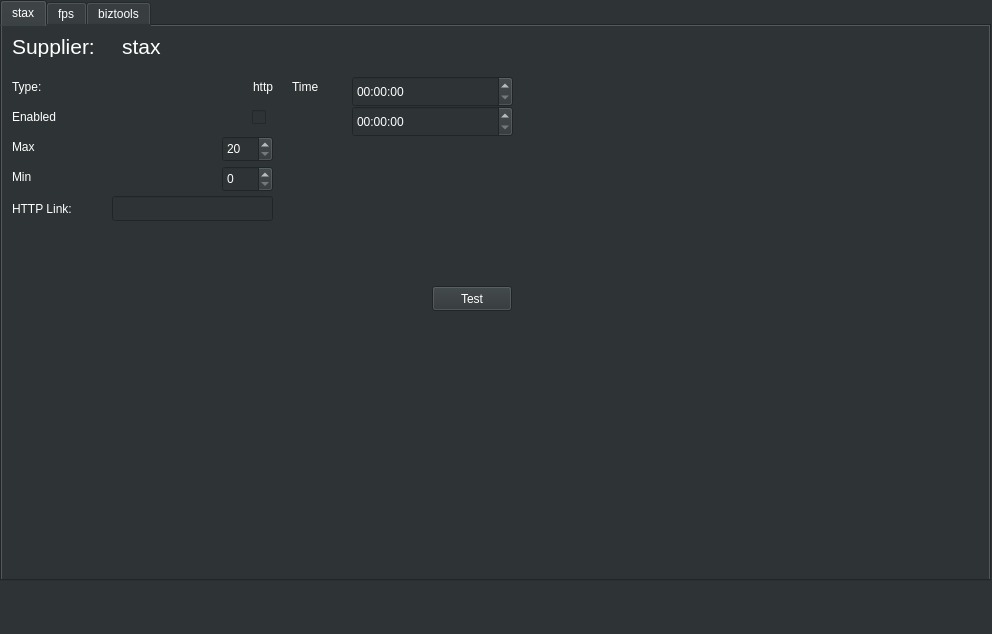
<?xml version="1.0" encoding="UTF-8"?>
<ui version="4.0">
 <class>MainWindow</class>
 <widget class="QMainWindow" name="MainWindow">
  <property name="geometry">
   <rect>
    <x>0</x>
    <y>0</y>
    <width>992</width>
    <height>634</height>
   </rect>
  </property>
  <property name="windowTitle">
   <string>MainWindow</string>
  </property>
  <property name="styleSheet">
   <string notr="true">background-color: rgb(46, 52, 54);
color: rgb(255, 255, 255);</string>
  </property>
  <widget class="QWidget" name="centralwidget">
   <widget class="QTabWidget" name="tabWidget">
    <property name="geometry">
     <rect>
      <x>0</x>
      <y>0</y>
      <width>991</width>
      <height>581</height>
     </rect>
    </property>
    <property name="sizePolicy">
     <sizepolicy hsizetype="Fixed" vsizetype="Fixed">
      <horstretch>0</horstretch>
      <verstretch>0</verstretch>
     </sizepolicy>
    </property>
    <property name="currentIndex">
     <number>0</number>
    </property>
    <widget class="QWidget" name="tabstax">
     <property name="accessibleName">
      <string/>
     </property>
     <attribute name="title">
      <string>stax</string>
     </attribute>
     <widget class="QLabel" name="lbl_supplier">
      <property name="geometry">
       <rect>
        <x>10</x>
        <y>10</y>
        <width>91</width>
        <height>21</height>
       </rect>
      </property>
      <property name="font">
       <font>
        <pointsize>16</pointsize>
       </font>
      </property>
      <property name="text">
       <string>Supplier:</string>
      </property>
     </widget>
     <widget class="QTimeEdit" name="time_schedule">
      <property name="geometry">
       <rect>
        <x>350</x>
        <y>50</y>
        <width>161</width>
        <height>31</height>
       </rect>
      </property>
     </widget>
     <widget class="QLineEdit" name="lne_user">
      <property name="geometry">
       <rect>
        <x>110</x>
        <y>170</y>
        <width>161</width>
        <height>25</height>
       </rect>
      </property>
     </widget>
     <widget class="QSpinBox" name="spn_max">
      <property name="geometry">
       <rect>
        <x>220</x>
        <y>110</y>
        <width>51</width>
        <height>26</height>
       </rect>
      </property>
      <property name="minimum">
       <number>20</number>
      </property>
     </widget>
     <widget class="QLabel" name="lbl_min">
      <property name="geometry">
       <rect>
        <x>10</x>
        <y>140</y>
        <width>31</width>
        <height>21</height>
       </rect>
      </property>
      <property name="text">
       <string>Min</string>
      </property>
     </widget>
     <widget class="QLabel" name="lbl_t">
      <property name="geometry">
       <rect>
        <x>10</x>
        <y>50</y>
        <width>67</width>
        <height>21</height>
       </rect>
      </property>
      <property name="text">
       <string>Type: </string>
      </property>
     </widget>
     <widget class="QLabel" name="lbl_max">
      <property name="geometry">
       <rect>
        <x>10</x>
        <y>110</y>
        <width>31</width>
        <height>21</height>
       </rect>
      </property>
      <property name="text">
       <string>Max</string>
      </property>
     </widget>
     <widget class="QPushButton" name="btn_test">
      <property name="geometry">
       <rect>
        <x>430</x>
        <y>260</y>
        <width>80</width>
        <height>25</height>
       </rect>
      </property>
      <property name="text">
       <string>Test</string>
      </property>
     </widget>
     <widget class="QSpinBox" name="spn_min">
      <property name="geometry">
       <rect>
        <x>220</x>
        <y>140</y>
        <width>51</width>
        <height>26</height>
       </rect>
      </property>
     </widget>
     <widget class="QCheckBox" name="chk_supplier_enabled">
      <property name="geometry">
       <rect>
        <x>250</x>
        <y>80</y>
        <width>16</width>
        <height>23</height>
       </rect>
      </property>
      <property name="text">
       <string/>
      </property>
     </widget>
     <widget class="QLabel" name="lbl_time">
      <property name="geometry">
       <rect>
        <x>290</x>
        <y>50</y>
        <width>51</width>
        <height>21</height>
       </rect>
      </property>
      <property name="text">
       <string>Time</string>
      </property>
     </widget>
     <widget class="QLabel" name="lbl_enabled">
      <property name="geometry">
       <rect>
        <x>10</x>
        <y>80</y>
        <width>67</width>
        <height>21</height>
       </rect>
      </property>
      <property name="text">
       <string>Enabled</string>
      </property>
     </widget>
     <widget class="QTimeEdit" name="time_schedule_2">
      <property name="geometry">
       <rect>
        <x>350</x>
        <y>80</y>
        <width>161</width>
        <height>31</height>
       </rect>
      </property>
     </widget>
     <widget class="QLabel" name="lbl_s">
      <property name="geometry">
       <rect>
        <x>120</x>
        <y>10</y>
        <width>91</width>
        <height>21</height>
       </rect>
      </property>
      <property name="font">
       <font>
        <pointsize>16</pointsize>
       </font>
      </property>
      <property name="text">
       <string>stax</string>
      </property>
     </widget>
     <widget class="QLabel" name="lbl_http">
      <property name="geometry">
       <rect>
        <x>10</x>
        <y>174</y>
        <width>81</width>
        <height>17</height>
       </rect>
      </property>
      <property name="text">
       <string>HTTP Link:</string>
      </property>
     </widget>
     <widget class="QLabel" name="lbl_type">
      <property name="geometry">
       <rect>
        <x>210</x>
        <y>50</y>
        <width>61</width>
        <height>21</height>
       </rect>
      </property>
      <property name="text">
       <string>http</string>
      </property>
      <property name="alignment">
       <set>Qt::AlignRight|Qt::AlignTrailing|Qt::AlignVCenter</set>
      </property>
     </widget>
    </widget>
    <widget class="QWidget" name="tabfps">
     <attribute name="title">
      <string>fps</string>
     </attribute>
     <widget class="QLabel" name="lbl_s2">
      <property name="geometry">
       <rect>
        <x>10</x>
        <y>2</y>
        <width>91</width>
        <height>21</height>
       </rect>
      </property>
      <property name="font">
       <font>
        <pointsize>16</pointsize>
       </font>
      </property>
      <property name="text">
       <string>Supplier:</string>
      </property>
     </widget>
     <widget class="QLabel" name="lbl_min_2">
      <property name="geometry">
       <rect>
        <x>10</x>
        <y>132</y>
        <width>31</width>
        <height>21</height>
       </rect>
      </property>
      <property name="text">
       <string>Min</string>
      </property>
     </widget>
     <widget class="QLabel" name="lbl_time_2">
      <property name="geometry">
       <rect>
        <x>290</x>
        <y>40</y>
        <width>51</width>
        <height>21</height>
       </rect>
      </property>
      <property name="text">
       <string>Time</string>
      </property>
     </widget>
     <widget class="QLabel" name="lbl_t2">
      <property name="geometry">
       <rect>
        <x>10</x>
        <y>42</y>
        <width>67</width>
        <height>21</height>
       </rect>
      </property>
      <property name="text">
       <string>Type: </string>
      </property>
     </widget>
     <widget class="QLabel" name="lbl_type2">
      <property name="geometry">
       <rect>
        <x>210</x>
        <y>42</y>
        <width>61</width>
        <height>21</height>
       </rect>
      </property>
      <property name="text">
       <string>email</string>
      </property>
      <property name="alignment">
       <set>Qt::AlignRight|Qt::AlignTrailing|Qt::AlignVCenter</set>
      </property>
     </widget>
     <widget class="QLabel" name="lbl_max_2">
      <property name="geometry">
       <rect>
        <x>10</x>
        <y>102</y>
        <width>31</width>
        <height>21</height>
       </rect>
      </property>
      <property name="text">
       <string>Max</string>
      </property>
     </widget>
     <widget class="QLabel" name="lbl_supplier2">
      <property name="geometry">
       <rect>
        <x>120</x>
        <y>2</y>
        <width>91</width>
        <height>21</height>
       </rect>
      </property>
      <property name="font">
       <font>
        <pointsize>16</pointsize>
       </font>
      </property>
      <property name="text">
       <string>fps</string>
      </property>
     </widget>
     <widget class="QSpinBox" name="spn_max_2">
      <property name="geometry">
       <rect>
        <x>220</x>
        <y>102</y>
        <width>51</width>
        <height>26</height>
       </rect>
      </property>
      <property name="minimum">
       <number>20</number>
      </property>
     </widget>
     <widget class="QTimeEdit" name="time_schedule_3">
      <property name="geometry">
       <rect>
        <x>360</x>
        <y>70</y>
        <width>161</width>
        <height>31</height>
       </rect>
      </property>
     </widget>
     <widget class="QLabel" name="lbl_enabled2">
      <property name="geometry">
       <rect>
        <x>10</x>
        <y>72</y>
        <width>67</width>
        <height>21</height>
       </rect>
      </property>
      <property name="text">
       <string>Enabled</string>
      </property>
     </widget>
     <widget class="QCheckBox" name="chk_supplier_enabled_2">
      <property name="geometry">
       <rect>
        <x>250</x>
        <y>70</y>
        <width>16</width>
        <height>23</height>
       </rect>
      </property>
      <property name="text">
       <string/>
      </property>
     </widget>
     <widget class="QTimeEdit" name="time_schedule_4">
      <property name="geometry">
       <rect>
        <x>360</x>
        <y>30</y>
        <width>161</width>
        <height>31</height>
       </rect>
      </property>
     </widget>
     <widget class="QSpinBox" name="spn_min_2">
      <property name="geometry">
       <rect>
        <x>220</x>
        <y>132</y>
        <width>51</width>
        <height>26</height>
       </rect>
      </property>
     </widget>
     <widget class="QPushButton" name="btn_test_2">
      <property name="geometry">
       <rect>
        <x>430</x>
        <y>230</y>
        <width>80</width>
        <height>25</height>
       </rect>
      </property>
      <property name="text">
       <string>Test</string>
      </property>
     </widget>
    </widget>
    <widget class="QWidget" name="tabbiztools">
     <attribute name="title">
      <string>biztools</string>
     </attribute>
     <widget class="QLineEdit" name="lne_user_3">
      <property name="geometry">
       <rect>
        <x>100</x>
        <y>160</y>
        <width>161</width>
        <height>25</height>
       </rect>
      </property>
     </widget>
     <widget class="QLabel" name="lbl_passwd_3">
      <property name="geometry">
       <rect>
        <x>0</x>
        <y>190</y>
        <width>71</width>
        <height>21</height>
       </rect>
      </property>
      <property name="inputMethodHints">
       <set>Qt::ImhNone</set>
      </property>
      <property name="text">
       <string>Password</string>
      </property>
     </widget>
     <widget class="QLabel" name="lbl_s3">
      <property name="geometry">
       <rect>
        <x>0</x>
        <y>0</y>
        <width>91</width>
        <height>21</height>
       </rect>
      </property>
      <property name="font">
       <font>
        <pointsize>16</pointsize>
       </font>
      </property>
      <property name="text">
       <string>Supplier:</string>
      </property>
     </widget>
     <widget class="QLabel" name="lbl_min_3">
      <property name="geometry">
       <rect>
        <x>0</x>
        <y>130</y>
        <width>31</width>
        <height>21</height>
       </rect>
      </property>
      <property name="text">
       <string>Min</string>
      </property>
     </widget>
     <widget class="QLabel" name="lbl_user_3">
      <property name="geometry">
       <rect>
        <x>0</x>
        <y>160</y>
        <width>41</width>
        <height>21</height>
       </rect>
      </property>
      <property name="text">
       <string>User</string>
      </property>
     </widget>
     <widget class="QLabel" name="lbl_time_3">
      <property name="geometry">
       <rect>
        <x>280</x>
        <y>40</y>
        <width>51</width>
        <height>21</height>
       </rect>
      </property>
      <property name="text">
       <string>Time</string>
      </property>
     </widget>
     <widget class="QLabel" name="lbl_t3">
      <property name="geometry">
       <rect>
        <x>0</x>
        <y>40</y>
        <width>67</width>
        <height>21</height>
       </rect>
      </property>
      <property name="text">
       <string>Type: </string>
      </property>
     </widget>
     <widget class="QPushButton" name="btn_test_3">
      <property name="geometry">
       <rect>
        <x>420</x>
        <y>250</y>
        <width>80</width>
        <height>25</height>
       </rect>
      </property>
      <property name="text">
       <string>Test</string>
      </property>
     </widget>
     <widget class="QLabel" name="lbl_type3">
      <property name="geometry">
       <rect>
        <x>200</x>
        <y>40</y>
        <width>61</width>
        <height>21</height>
       </rect>
      </property>
      <property name="text">
       <string>Type: </string>
      </property>
      <property name="alignment">
       <set>Qt::AlignRight|Qt::AlignTrailing|Qt::AlignVCenter</set>
      </property>
     </widget>
     <widget class="QLabel" name="lbl_max_3">
      <property name="geometry">
       <rect>
        <x>0</x>
        <y>100</y>
        <width>31</width>
        <height>21</height>
       </rect>
      </property>
      <property name="text">
       <string>Max</string>
      </property>
     </widget>
     <widget class="QLineEdit" name="lne_passwd_3">
      <property name="geometry">
       <rect>
        <x>100</x>
        <y>190</y>
        <width>161</width>
        <height>25</height>
       </rect>
      </property>
      <property name="inputMethodHints">
       <set>Qt::ImhNoPredictiveText|Qt::ImhSensitiveData</set>
      </property>
     </widget>
     <widget class="QLineEdit" name="lne_file_3">
      <property name="geometry">
       <rect>
        <x>100</x>
        <y>220</y>
        <width>161</width>
        <height>25</height>
       </rect>
      </property>
     </widget>
     <widget class="QLabel" name="lbl_supplier_3">
      <property name="geometry">
       <rect>
        <x>110</x>
        <y>0</y>
        <width>91</width>
        <height>21</height>
       </rect>
      </property>
      <property name="font">
       <font>
        <pointsize>16</pointsize>
       </font>
      </property>
      <property name="text">
       <string>biztools</string>
      </property>
     </widget>
     <widget class="QSpinBox" name="spn_max_3">
      <property name="geometry">
       <rect>
        <x>210</x>
        <y>100</y>
        <width>51</width>
        <height>26</height>
       </rect>
      </property>
      <property name="minimum">
       <number>20</number>
      </property>
     </widget>
     <widget class="QTimeEdit" name="time_schedule_5">
      <property name="geometry">
       <rect>
        <x>340</x>
        <y>40</y>
        <width>161</width>
        <height>31</height>
       </rect>
      </property>
     </widget>
     <widget class="QLabel" name="lbl_enabled3">
      <property name="geometry">
       <rect>
        <x>0</x>
        <y>70</y>
        <width>67</width>
        <height>21</height>
       </rect>
      </property>
      <property name="text">
       <string>Enabled</string>
      </property>
     </widget>
     <widget class="QLabel" name="lbl_file_3">
      <property name="geometry">
       <rect>
        <x>0</x>
        <y>220</y>
        <width>71</width>
        <height>21</height>
       </rect>
      </property>
      <property name="text">
       <string>FTP Path</string>
      </property>
     </widget>
     <widget class="QCheckBox" name="chk_supplier_enabled_3">
      <property name="geometry">
       <rect>
        <x>240</x>
        <y>70</y>
        <width>16</width>
        <height>23</height>
       </rect>
      </property>
      <property name="text">
       <string/>
      </property>
     </widget>
     <widget class="QTimeEdit" name="time_schedule_6">
      <property name="geometry">
       <rect>
        <x>340</x>
        <y>70</y>
        <width>161</width>
        <height>31</height>
       </rect>
      </property>
     </widget>
     <widget class="QSpinBox" name="spn_min_3">
      <property name="geometry">
       <rect>
        <x>210</x>
        <y>130</y>
        <width>51</width>
        <height>26</height>
       </rect>
      </property>
     </widget>
    </widget>
   </widget>
  </widget>
  <widget class="QStatusBar" name="statusbar"/>
 </widget>
 <resources/>
 <connections>
  <connection>
   <sender>btn_test</sender>
   <signal>clicked()</signal>
   <receiver>btn_test</receiver>
   <slot>hide()</slot>
   <hints>
    <hint type="sourcelabel">
     <x>471</x>
     <y>301</y>
    </hint>
    <hint type="destinationlabel">
     <x>471</x>
     <y>301</y>
    </hint>
   </hints>
  </connection>
  <connection>
   <sender>tabWidget</sender>
   <signal>tabBarClicked(int)</signal>
   <receiver>MainWindow</receiver>
   <slot>update()</slot>
   <hints>
    <hint type="sourcelabel">
     <x>495</x>
     <y>290</y>
    </hint>
    <hint type="destinationlabel">
     <x>495</x>
     <y>316</y>
    </hint>
   </hints>
  </connection>
  <connection>
   <sender>chk_supplier_enabled</sender>
   <signal>toggled(bool)</signal>
   <receiver>chk_supplier_enabled</receiver>
   <slot>setVisible(bool)</slot>
   <hints>
    <hint type="sourcelabel">
     <x>259</x>
     <y>120</y>
    </hint>
    <hint type="destinationlabel">
     <x>259</x>
     <y>120</y>
    </hint>
   </hints>
  </connection>
 </connections>
</ui>
